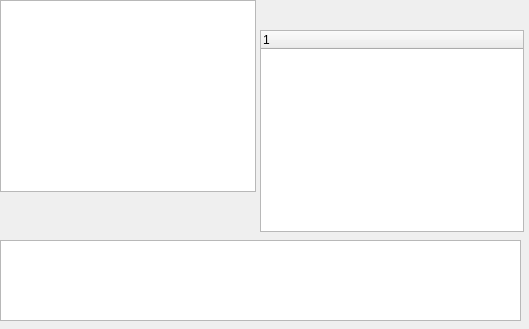
<?xml version="1.0" encoding="UTF-8"?>
<ui version="4.0">
 <class>Form</class>
 <widget class="QWidget" name="Form">
  <property name="geometry">
   <rect>
    <x>0</x>
    <y>0</y>
    <width>529</width>
    <height>329</height>
   </rect>
  </property>
  <property name="windowTitle">
   <string>PyQtGraph</string>
  </property>
  <widget class="QWidget" name="selInfoWidget" native="true">
   <property name="geometry">
    <rect>
     <x>260</x>
     <y>10</y>
     <width>264</width>
     <height>222</height>
    </rect>
   </property>
   <layout class="QGridLayout" name="gridLayout">
    <item row="0" column="0">
     <widget class="QLabel" name="selDescLabel">
      <property name="text">
       <string/>
      </property>
      <property name="alignment">
       <set>Qt::AlignLeading|Qt::AlignLeft|Qt::AlignTop</set>
      </property>
      <property name="wordWrap">
       <bool>true</bool>
      </property>
     </widget>
    </item>
    <item row="0" column="1">
     <widget class="QLabel" name="selNameLabel">
      <property name="font">
       <font>
        <bold>true</bold>
       </font>
      </property>
      <property name="text">
       <string/>
      </property>
     </widget>
    </item>
    <item row="1" column="0" colspan="2">
     <widget class="DataTreeWidget" name="selectedTree">
      <column>
       <property name="text">
        <string notr="true">1</string>
       </property>
      </column>
     </widget>
    </item>
   </layout>
  </widget>
  <widget class="QTextEdit" name="hoverText">
   <property name="geometry">
    <rect>
     <x>0</x>
     <y>240</y>
     <width>521</width>
     <height>81</height>
    </rect>
   </property>
  </widget>
  <widget class="FlowchartGraphicsView" name="view">
   <property name="geometry">
    <rect>
     <x>0</x>
     <y>0</y>
     <width>256</width>
     <height>192</height>
    </rect>
   </property>
  </widget>
 </widget>
 <customwidgets>
  <customwidget>
   <class>DataTreeWidget</class>
   <extends>QTreeWidget</extends>
   <header>..widgets.DataTreeWidget</header>
  </customwidget>
  <customwidget>
   <class>FlowchartGraphicsView</class>
   <extends>QGraphicsView</extends>
   <header>..flowchart.FlowchartGraphicsView</header>
  </customwidget>
 </customwidgets>
 <resources/>
 <connections/>
</ui>
